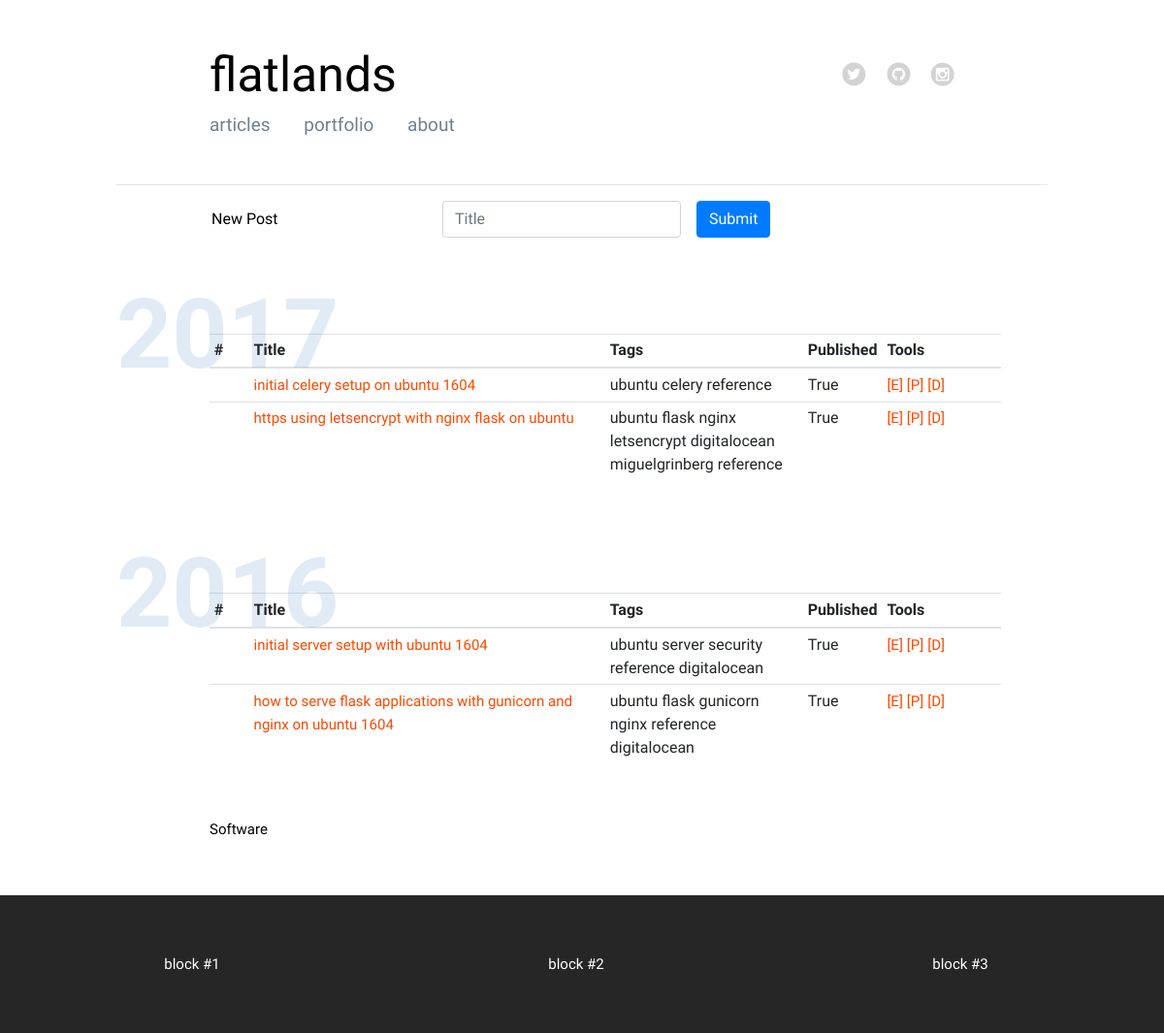
/blog/new, run on an earlier commit of the app's database.
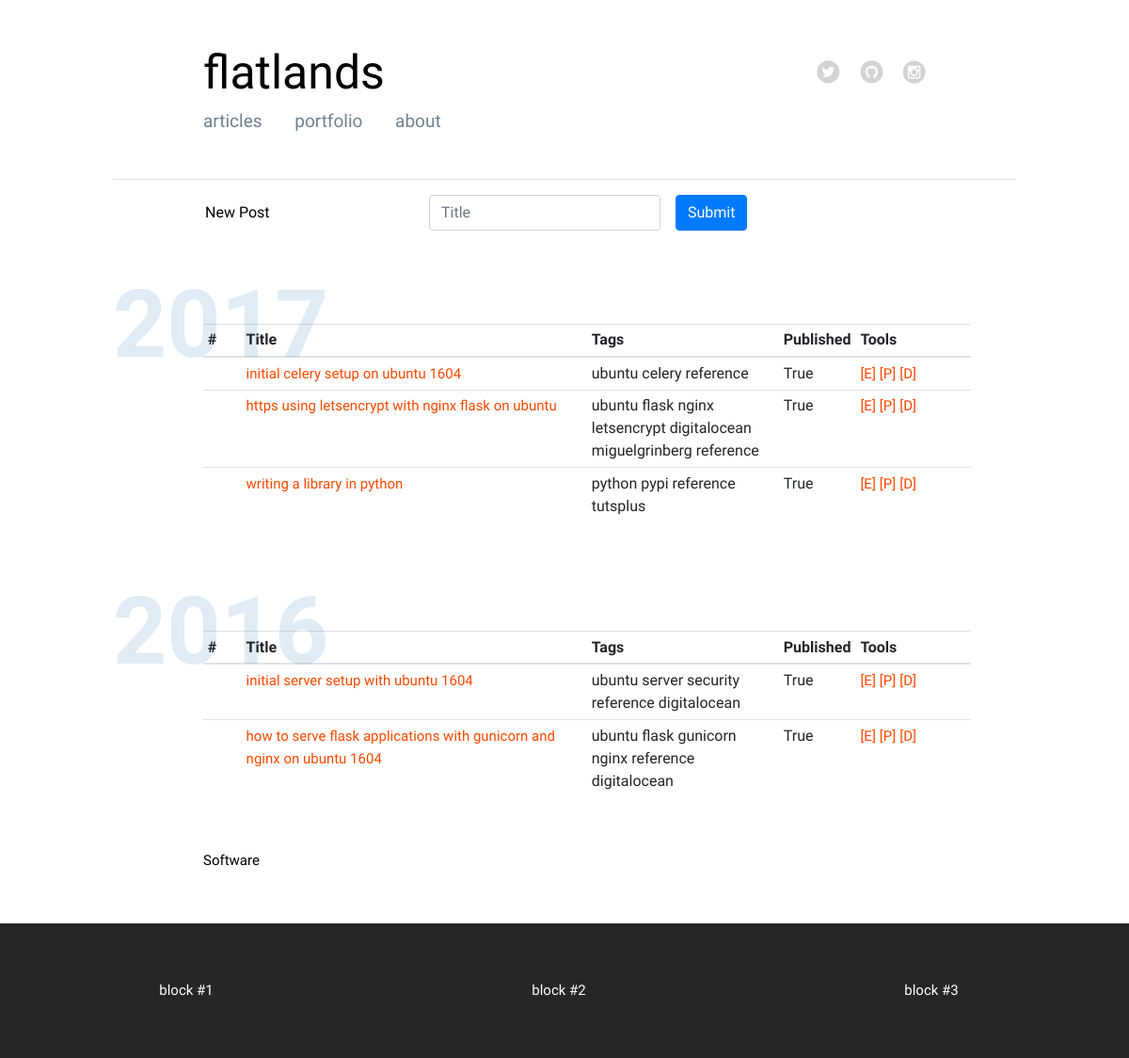
And on a later commit of the database.
### app.py (models this page shows, shortened)
class Post(db.Model):
    id = db.Column(db.Integer, primary_key=True)
    title = db.Column(db.String())
    author = db.Column(db.String())
    tags = db.Column(db.String())
    strap = db.Column(db.String())
    content = db.Column(db.String())
    pub_date = db.Column(db.String())
    published = db.Column(db.String())

### app.py (the view, shortened to what this page needs)
@app.route('/blog/new', methods=['GET', 'POST'])
def post_new():
    posts = modules.database.to_json(Post.query.all())
    years = modules.database.get_post_years(posts)
    return render_template('settings.html', posts=posts, years=years)

### modules/database.py (called while the page is built)
def to_json(results):
    result = {}
    item = {}
    count = 1
    for row in results:
        for k, v in row.__dict__.items():
            if not k.startswith('_') and k != 'id':
                item[k] = v
        result[count] = item
        count += 1
        item = {}
    return result

def get_post_years(posts=None):
    years = []
    for code, data in posts.items():
        day, month, year = data['pub_date'].split('.')
        years.append(year)
    return sorted(list(set(years)), reverse=True)

### templates/settings.html (shortened to what this page needs)
{% extends "base.html" %}
{% block content %}
<div class="blog-post">
    <form class="form-inline" action="/blog/new" method="POST">
        <div class="form-group">
            <input type="text" readonly class="form-control-plaintext" id="newPost" value="New Post">
        </div>
        <div class="form-group mx-sm-3">
            <input type="input" class="form-control" name="inputTitle" id="inputTitle" placeholder="Title">
        </div>
        <button type="submit" class="btn btn-primary">Submit</button>
    </form>
</div>
{% for year in years %}
<div class="section-head"><h4>{{ year }}</h4></div>
<br>
<div class="blog-post">
<table class="table table-hover table-sm">
    <thead>
      <tr>
        <th style="width:5%" scope="col">#</th>
        <th style="width:45%" scope="col">Title</th>
        <th style="width:25%" scope="col">Tags</th>
        <th style="width:10%" scope="col">Published</th>
        <th style="width:15%" scope="col">Tools</th>
      </tr>
    </thead>
    <tbody>
    {% for code, data in posts.items() %}
        {% if data.pub_date.endswith(year) %}
            {% if data.published == 'True' %}
              <tr>
            {% else %}
              <tr class="table-danger">
            {% endif %}
                    <th scope="row">{{data.id}}</th>
                    <td><a style="font-size: 15px;" href="/blog/{{data.title.replace(' ', '-')}}">{{data.title}}</a></td>
                    <td>{{data.tags}}</td>
                    <td>{{data.published}}</td>
                    <td>
                        <a style="font-size: 15px;" href="/blog/edit/{{data.title.replace(' ', '-')}}">[E]</a>
                        <a style="font-size: 15px;" href="/blog/publish/{{data.title.replace(' ', '-')}}">[P]</a>
                        <a style="font-size: 15px;" href="/blog/delete/{{data.title.replace(' ', '-')}}">[D]</a>
                    </td>
              </tr>
        {% endif %}
    {% endfor %}
</tbody>
</table>
</div>
{% endfor %}
<div class="sub-nav">Software</div>
{% endblock %}

What changed in the data, as far as the page shows it:
added Post: pub_date "26.12.2017" (drawn), title "writing a library in python", tags "python pypi reference tutsplus", published "True"
Also different on the page:
new list line: "[E] [P] [D]"
